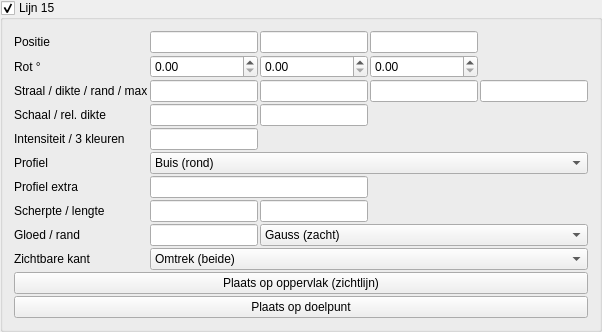
       <widget class="MyGroupBox" name="groupCheck_pattern_line_trap_15_enabled">
        <property name="title">
         <string>Lijn 15</string>
        </property>
        <property name="checkable">
         <bool>true</bool>
        </property>
        <layout class="QGridLayout" name="gridLayout_pattern_line_15">
         <property name="spacing">
          <number>2</number>
         </property>
         <item row="0" column="0">
          <widget class="QLabel" name="label_pattern_line_15_pos">
           <property name="text">
            <string>Positie</string>
           </property>
          </widget>
         </item>
         <item row="0" column="1">
          <widget class="MyLineEdit" name="vect3_pattern_line_trap_15_position_x"/>
         </item>
         <item row="0" column="2">
          <widget class="MyLineEdit" name="vect3_pattern_line_trap_15_position_y"/>
         </item>
         <item row="0" column="3">
          <widget class="MyLineEdit" name="vect3_pattern_line_trap_15_position_z"/>
         </item>
         <item row="1" column="0">
          <widget class="QLabel" name="label_pattern_line_15_rot">
           <property name="text">
            <string>Rot °</string>
           </property>
          </widget>
         </item>
         <item row="1" column="1">
          <widget class="MyDoubleSpinBox" name="spinboxd3_pattern_line_trap_15_rotation_x"/>
         </item>
         <item row="1" column="2">
          <widget class="MyDoubleSpinBox" name="spinboxd3_pattern_line_trap_15_rotation_y"/>
         </item>
         <item row="1" column="3">
          <widget class="MyDoubleSpinBox" name="spinboxd3_pattern_line_trap_15_rotation_z"/>
         </item>
         <item row="2" column="0">
          <widget class="QLabel" name="label_pattern_line_15_radius">
           <property name="text">
            <string>Straal / dikte / rand / max</string>
           </property>
           <property name="toolTip">
            <string>Straal = profielgrootte. Dikte = schaal van de SDF-band. Rand = afronding hoeken. Max = afstand-limiet voor de gloed (0 = uit in praktijk volgens instelling).</string>
           </property>
          </widget>
         </item>
         <item row="2" column="1">
          <widget class="MyLineEdit" name="logedit_pattern_line_trap_15_radius"/>
         </item>
         <item row="2" column="2">
          <widget class="MyLineEdit" name="logedit_pattern_line_trap_15_thickness"/>
         </item>
         <item row="2" column="3">
          <widget class="MyLineEdit" name="logedit_pattern_line_trap_15_edge_softness"/>
         </item>
         <item row="2" column="4">
          <widget class="MyLineEdit" name="logedit_pattern_line_trap_15_max_distance"/>
         </item>
         <item row="3" column="0">
          <widget class="QLabel" name="label_pattern_line_15_scale">
           <property name="text">
            <string>Schaal / rel. dikte</string>
           </property>
           <property name="toolTip">
            <string>Schaal: uniform het dwarsprofiel (YZ). Relatieve dikte: factor op de gloedband t.o.v. Dikte (1 = standaard).</string>
           </property>
          </widget>
         </item>
         <item row="3" column="1">
          <widget class="MyLineEdit" name="logedit_pattern_line_trap_15_scale"/>
         </item>
         <item row="3" column="2">
          <widget class="MyLineEdit" name="logedit_pattern_line_trap_15_relative_thickness"/>
         </item>
         <item row="4" column="0">
          <widget class="QLabel" name="label_pattern_line_15_int">
           <property name="text">
            <string>Intensiteit / 3 kleuren</string>
           </property>
           <property name="toolTip">
            <string>Gradient langs de gloed: kern (kleur 1) → midden (2) → rand (3). Zelfde RGB = effen.</string>
           </property>
          </widget>
         </item>
         <item row="4" column="1">
          <widget class="MyLineEdit" name="logedit_pattern_line_trap_15_intensity"/>
         </item>
         <item row="4" column="2">
          <widget class="MyColorButton" name="colorButton_pattern_line_trap_15_color"/>
         </item>
         <item row="4" column="3">
          <widget class="MyColorButton" name="colorButton_pattern_line_trap_15_color_2"/>
         </item>
         <item row="4" column="4">
          <widget class="MyColorButton" name="colorButton_pattern_line_trap_15_color_3"/>
         </item>
         <item row="5" column="0">
          <widget class="QLabel" name="label_pattern_line_15_shape">
           <property name="text">
            <string>Profiel</string>
           </property>
           <property name="toolTip">
            <string>Dwarsdoorsnede loodrecht op de as (lokale X).</string>
           </property>
          </widget>
         </item>
         <item row="5" column="1" colspan="4">
          <widget class="MyComboBox" name="comboBox_pattern_line_trap_15_shape">
           <item>
            <property name="text">
             <string>Buis (rond)</string>
            </property>
           </item>
           <item>
            <property name="text">
             <string>Lint (vlak)</string>
            </property>
           </item>
           <item>
            <property name="text">
             <string>Vierkant</string>
            </property>
           </item>
           <item>
            <property name="text">
             <string>Ruit</string>
            </property>
           </item>
           <item>
            <property name="text">
             <string>Ovaal</string>
            </property>
           </item>
           <item>
            <property name="text">
             <string>Zeshoek</string>
            </property>
           </item>
           <item>
            <property name="text">
             <string>Kruis</string>
            </property>
           </item>
           <item>
            <property name="text">
             <string>Achthoek</string>
            </property>
           </item>
           <item>
            <property name="text">
             <string>Squircle</string>
            </property>
           </item>
           <item>
            <property name="text">
             <string>Ring</string>
            </property>
           </item>
         </widget>
         </item>
         <item row="6" column="0">
          <widget class="QLabel" name="label_pattern_line_15_shape_aux">
           <property name="text">
            <string>Profiel extra</string>
           </property>
           <property name="toolTip">
            <string>Ovaal: Z-straal t.o.v. Y (1 = cirkel). Ring: halve dikte van de buis.</string>
           </property>
          </widget>
         </item>
         <item row="6" column="1" colspan="2">
          <widget class="MyLineEdit" name="logedit_pattern_line_trap_15_shape_aux"/>
         </item>
         <item row="7" column="0">
          <widget class="QLabel" name="label_pattern_line_15_sharp_seg">
           <property name="text">
            <string>Scherpte / lengte</string>
           </property>
           <property name="toolTip">
            <string>Scherpte: sterkere piek (hoger = smallere gloed). Lengte: halve lijnlengte langs X (0 = oneindig). Zie ook «Gloed / rand».</string>
           </property>
          </widget>
         </item>
         <item row="7" column="1">
          <widget class="MyLineEdit" name="logedit_pattern_line_trap_15_falloff_sharpness"/>
         </item>
         <item row="7" column="2">
          <widget class="MyLineEdit" name="logedit_pattern_line_trap_15_segment_half_length"/>
         </item>
         <item row="8" column="0">
          <widget class="QLabel" name="label_pattern_line_15_glow">
           <property name="text">
            <string>Gloed / rand</string>
           </property>
           <property name="toolTip">
            <string>Gloedbreedte: hoger = zachtere, bredere rand. Falloff: Gauss, smoothstep, lineair, exponentieel — bepaalt hoe snel het uitsterft (los van de 3-kleur-gradient).</string>
           </property>
          </widget>
         </item>
         <item row="8" column="1">
          <widget class="MyLineEdit" name="logedit_pattern_line_trap_15_glow_spread"/>
         </item>
         <item row="8" column="2" colspan="3">
          <widget class="MyComboBox" name="comboBox_pattern_line_trap_15_falloff_profile">
           <item>
            <property name="text">
             <string>Gauss (zacht)</string>
            </property>
           </item>
           <item>
            <property name="text">
             <string>Strak (smooth)</string>
            </property>
           </item>
           <item>
            <property name="text">
             <string>Hard (lineair)</string>
            </property>
           </item>
           <item>
            <property name="text">
             <string>Exponentieel</string>
            </property>
           </item>
          </widget>
         </item>
         <item row="9" column="0">
          <widget class="QLabel" name="label_pattern_line_15_side">
           <property name="text">
            <string>Zichtbare kant</string>
           </property>
           <property name="toolTip">
            <string>Omtrek: gloed aan beide zijden van de vorm (klassiek). Alleen buiten of binnen: één zijde van het oppervlak — handig om alleen de silhouet-rand te tonen.</string>
           </property>
          </widget>
         </item>
         <item row="9" column="1" colspan="4">
          <widget class="MyComboBox" name="comboBox_pattern_line_trap_15_edge_side">
           <item>
            <property name="text">
             <string>Omtrek (beide)</string>
            </property>
           </item>
           <item>
            <property name="text">
             <string>Alleen buiten</string>
            </property>
           </item>
           <item>
            <property name="text">
             <string>Alleen binnen</string>
            </property>
           </item>
          </widget>
         </item>
         <item row="10" column="0" colspan="5">
          <widget class="QPushButton" name="pushButton_pattern_line_trap_15_place_surface">
           <property name="text">
            <string>Plaats op oppervlak (zichtlijn)</string>
           </property>
          </widget>
         </item>
         <item row="11" column="0" colspan="5">
          <widget class="QPushButton" name="pushButton_pattern_line_trap_15_place_target">
           <property name="text">
            <string>Plaats op doelpunt</string>
           </property>
          </widget>
         </item>
        </layout>
       </widget>
